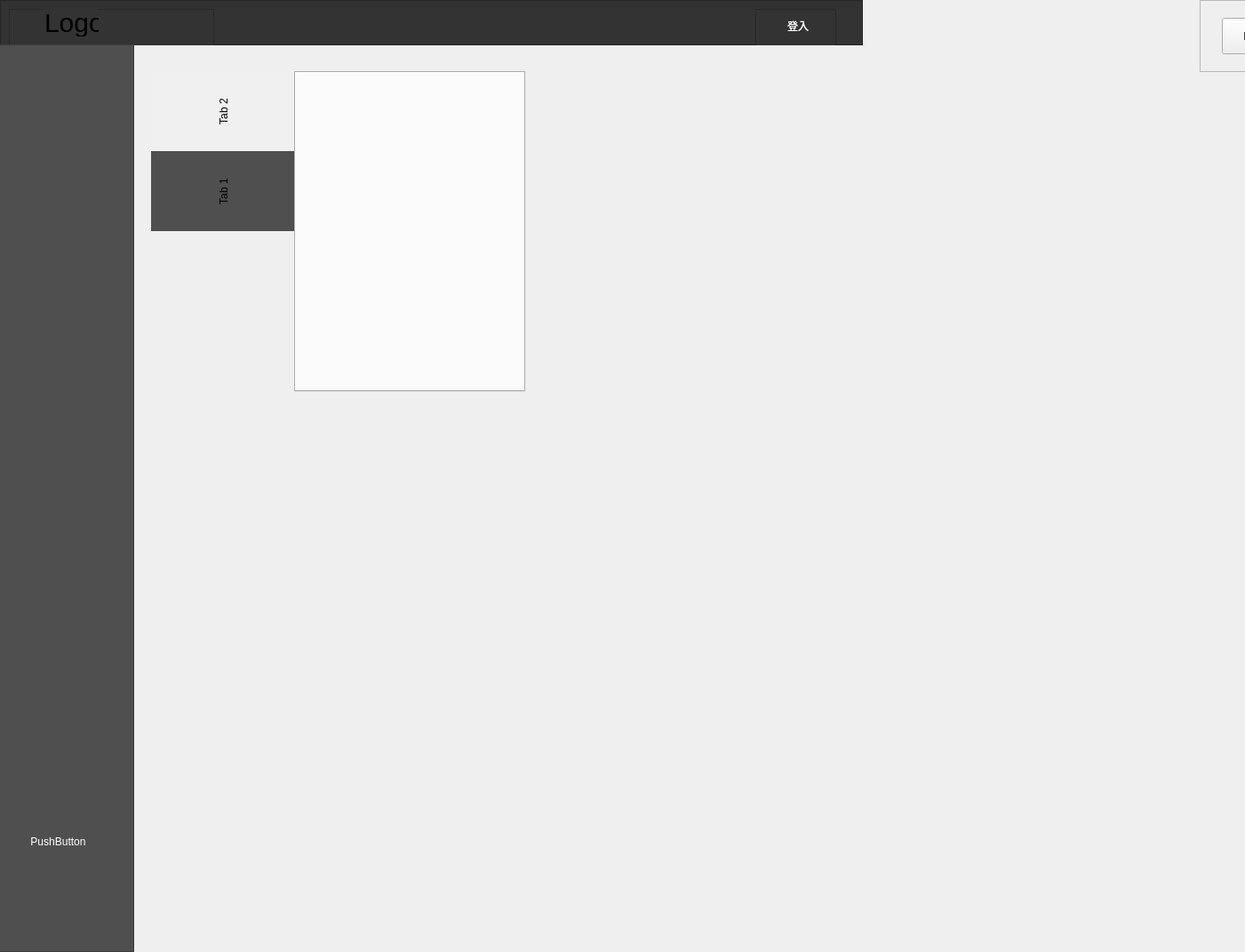
<?xml version="1.0" encoding="UTF-8"?>
<ui version="4.0">
 <class>Form</class>
 <widget class="QWidget" name="Form">
  <property name="geometry">
   <rect>
    <x>0</x>
    <y>0</y>
    <width>1401</width>
    <height>1071</height>
   </rect>
  </property>
  <property name="minimumSize">
   <size>
    <width>330</width>
    <height>280</height>
   </size>
  </property>
  <property name="windowTitle">
   <string>Form</string>
  </property>
  <property name="styleSheet">
   <string notr="true"/>
  </property>
  <widget class="QFrame" name="frame">
   <property name="geometry">
    <rect>
     <x>0</x>
     <y>0</y>
     <width>971</width>
     <height>51</height>
    </rect>
   </property>
   <property name="styleSheet">
    <string notr="true">QFrame {
    background-color: #333; 

}</string>
   </property>
   <property name="frameShape">
    <enum>QFrame::StyledPanel</enum>
   </property>
   <property name="frameShadow">
    <enum>QFrame::Raised</enum>
   </property>
   <widget class="QFrame" name="frame_2">
    <property name="geometry">
     <rect>
      <x>10</x>
      <y>10</y>
      <width>231</width>
      <height>61</height>
     </rect>
    </property>
    <property name="styleSheet">
     <string notr="true">QLabel {
    font-size: 30px; /* 字體大小設為24像素 */
}</string>
    </property>
    <property name="frameShape">
     <enum>QFrame::StyledPanel</enum>
    </property>
    <property name="frameShadow">
     <enum>QFrame::Raised</enum>
    </property>
    <widget class="QLabel" name="label">
     <property name="geometry">
      <rect>
       <x>40</x>
       <y>0</y>
       <width>61</width>
       <height>31</height>
      </rect>
     </property>
     <property name="text">
      <string>Logo</string>
     </property>
    </widget>
   </widget>
   <widget class="QFrame" name="frame_5">
    <property name="geometry">
     <rect>
      <x>850</x>
      <y>10</y>
      <width>91</width>
      <height>51</height>
     </rect>
    </property>
    <property name="styleSheet">
     <string notr="true">QPushButton {
    border: none; /* 移除邊框 */
    background: none; /* 移除背景 */
  	 color: #FFFFFF; /* 設置文字顏色為白色 */
    font-size: 12px; /* 設置文字大小 */
}</string>
    </property>
    <property name="frameShape">
     <enum>QFrame::StyledPanel</enum>
    </property>
    <property name="frameShadow">
     <enum>QFrame::Raised</enum>
    </property>
    <widget class="QPushButton" name="pushButton_4">
     <property name="geometry">
      <rect>
       <x>20</x>
       <y>10</y>
       <width>56</width>
       <height>17</height>
      </rect>
     </property>
     <property name="cursor">
      <cursorShape>PointingHandCursor</cursorShape>
     </property>
     <property name="styleSheet">
      <string notr="true">font: 7pt &quot;Bauhaus 93&quot;;
QPushButton {
    border: none; /* 移除邊框 */
    background: none; /* 移除背景 */
  	 color: #FFFFFF; /* 設置文字顏色為白色 */
    font-size: 12px; /* 設置文字大小 */
}</string>
     </property>
     <property name="text">
      <string>登入</string>
     </property>
    </widget>
   </widget>
  </widget>
  <widget class="QFrame" name="frame_3">
   <property name="geometry">
    <rect>
     <x>1350</x>
     <y>0</y>
     <width>71</width>
     <height>81</height>
    </rect>
   </property>
   <property name="frameShape">
    <enum>QFrame::StyledPanel</enum>
   </property>
   <property name="frameShadow">
    <enum>QFrame::Raised</enum>
   </property>
   <widget class="QPushButton" name="pushButton">
    <property name="geometry">
     <rect>
      <x>25</x>
      <y>20</y>
      <width>111</width>
      <height>41</height>
     </rect>
    </property>
    <property name="text">
     <string>PushButton</string>
    </property>
   </widget>
  </widget>
  <widget class="QFrame" name="frame_4">
   <property name="geometry">
    <rect>
     <x>-20</x>
     <y>50</y>
     <width>171</width>
     <height>1021</height>
    </rect>
   </property>
   <property name="styleSheet">
    <string notr="true">QPushButton {
    border: none; /* 移除邊框 */
    background: none; /* 移除背景 */
  	 color: #FFFFFF; /* 設置文字顏色為白色 */
    font-size: 12px; /* 設置文字大小 */
}
QFrame {
    background-color: #4F4F4F; /* 設置背景顏色為淡灰色 */
    color: #FFFFFF; /* 設置文字顏色為白色 */
}
QToolButton {
    border: none; /* 移除邊框 */
    font-size: 12px; /* 設置文字大小 */
}</string>
   </property>
   <property name="frameShape">
    <enum>QFrame::StyledPanel</enum>
   </property>
   <property name="frameShadow">
    <enum>QFrame::Raised</enum>
   </property>
   <widget class="QPushButton" name="pushButton_2">
    <property name="geometry">
     <rect>
      <x>40</x>
      <y>886</y>
      <width>91</width>
      <height>21</height>
     </rect>
    </property>
    <property name="text">
     <string>PushButton</string>
    </property>
   </widget>
  </widget>
  <widget class="QTabWidget" name="tabWidget">
   <property name="geometry">
    <rect>
     <x>170</x>
     <y>80</y>
     <width>421</width>
     <height>361</height>
    </rect>
   </property>
   <property name="styleSheet">
    <string notr="true">QTabWidget::tab-bar {
    right: 3px; /* 将 tab bar 放在左边 */
}
QTabBar::tab {
    height: 90px;  /* 设置 tab 的高度 */
    width: 164px;    /* 设置 tab 的宽度 */
    margin: 0px;    /* 设置 tab 的外边距 */
    padding: 0px;   /* 设置 tab 的内边距 */
	border-right: none;
	border-bottom: none; 

}

/* 设置选中状态和未选中状态的样式 */
QTabBar::tab:selected {
    background: #4F4F4F;
}

QTabBar::tab:!selected {
    background: #f0f0f0;
}

/* 设置鼠标悬停时的样式 */
QTabBar::tab:hover {
    background: #d0d0d0;
}
QTabWidget::pane {

    left:-3px;  /* 上移 pane，使其与 tab 连在一起 */
}
</string>
   </property>
   <property name="tabPosition">
    <enum>QTabWidget::West</enum>
   </property>
   <property name="currentIndex">
    <number>1</number>
   </property>
   <widget class="QWidget" name="tab_2">
    <attribute name="title">
     <string>Tab 2</string>
    </attribute>
   </widget>
   <widget class="QWidget" name="tab">
    <attribute name="title">
     <string>Tab 1</string>
    </attribute>
   </widget>
  </widget>
 </widget>
 <resources/>
 <connections/>
</ui>
